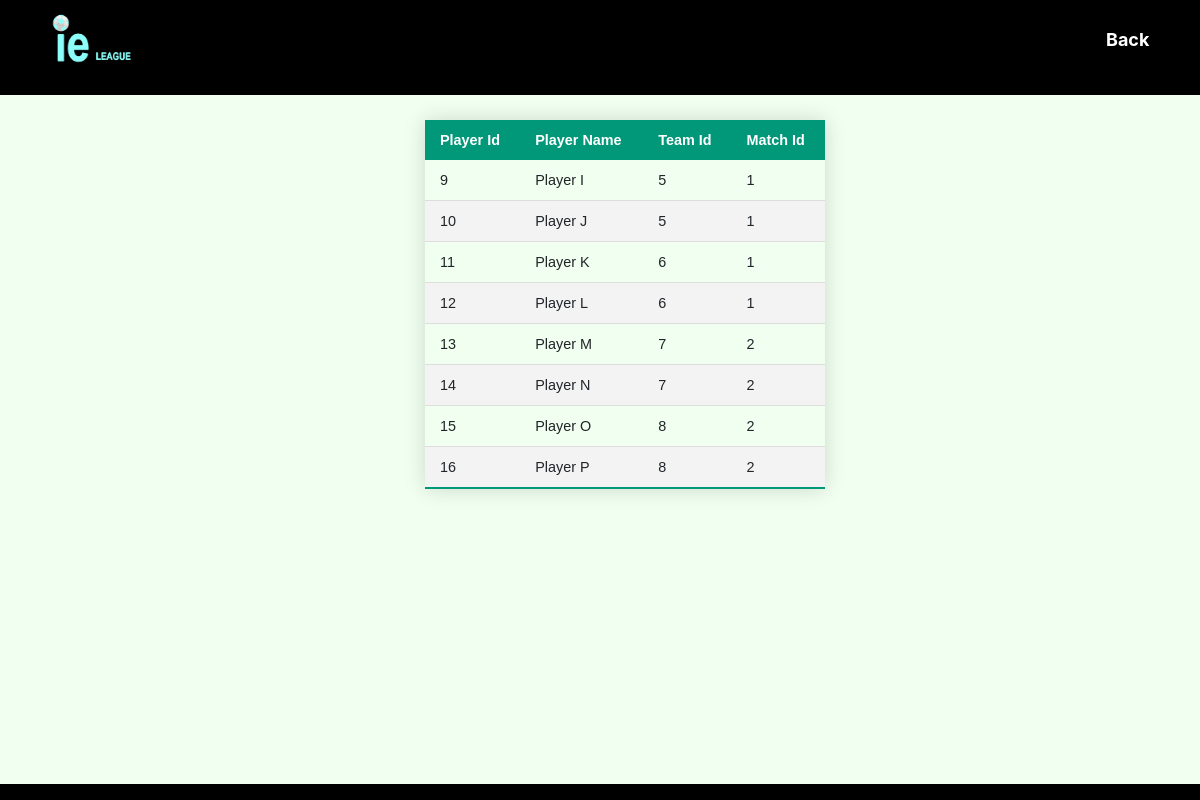
Page /Football_DB/benched_player_user.php on the committed database.
### tables this page shows
CREATE TABLE benched_player (
    player_id INT,
    player_name VARCHAR(255),
    team_id INT,
    match_id INT,
    FOREIGN KEY (player_id) REFERENCES players(player_id) ON DELETE CASCADE,
    FOREIGN KEY (team_id) REFERENCES team(team_id) ON DELETE CASCADE,
    FOREIGN KEY (match_id) REFERENCES matches(match_id) ON DELETE CASCADE,
    PRIMARY KEY (player_id, match_id)
);

### Football_DB/benched_player_user.php (the view, shortened to what this page needs)
<html>
<head>
<link rel="stylesheet" href="https://stackpath.bootstrapcdn.com/bootstrap/4.4.1/css/bootstrap.min.css">
</head>
<body style="background: honeydew;">
    <nav class="navbar background">
        <ul class="nav-list">
            <div class="logo">
			<a href= "userhome.php">
                <img src= "logo.png" >
			</a>
            </div>
							<li><a href = "match_user.php" style="margin-left:900px">Back</a></li>
		</ul>
    </nav>
<table class="styled-table">
	<thead>
		<tr>
	<th>Player Id</th>
	<th>Player Name</th>
	<th>Team Id</th>
	<th>Match Id</th>
		</tr>
	</thead>
<?php
$db_host = "localhost";
$db_username = "root";
$db_password = "";
$db_database = "fmdb";
$db = mysqli_connect($db_host, $db_username, $db_password);
mysqli_select_db($db, $db_database);
if($_SERVER["REQUEST_METHOD"]=="POST"){
$benchedplayer=$_POST["benchedplayer"];
$sql = "SELECT * FROM active_player where match_id=".$benchedplayer."";
}else{
$sql = "SELECT * FROM benched_player";}
$result = mysqli_query($db, $sql);
while($row = $result->fetch_assoc()){
echo "<tr><td>" . $row["player_id"] . "</td><td>" . $row["player_name"] . "</td><td>" . $row["team_id"] . "</td><td>" . $row["match_id"] . "</td></tr>" ;
}
?>
</table>
<nav class="footer background">
</nav>
</body>
</html>

### Football_DB/benched_player_user.php (style rules this page uses)
* { margin: 0; padding: 0; }
.navbar { display: flex; align-items: center; justify-content: center; position: sticky; top: 0; cursor: pointer; }
.footer { display: flex; align-items: center; justify-content: center; cursor: pointer; position: fixed; left: 0; bottom: 0; width: 100%; background-color: black; color: white; text-align: center; }
.background { background: black; background-blend-mode: darken; background-size: cover; }
.nav-list { width: 100%; display: flex; align-items: center; }
.logo { display: flex; justify-content: left; align-items: left; }
.logo img { width: 150px; border-radius: 10px; }
.nav-list li { list-style: none; padding: 0px 40px }
.nav-list li a { font-size: 18px; font-weight: bold; text-decoration: none; color: white; }
.styled-table { border-collapse: collapse; margin: 25px 425; font-size: 0.9em; font-family: sans-serif; min-width: 400px; box-shadow: 0 0 20px rgba(0, 0, 0, 0.15); }
.styled-table thead tr { background-color: #009879; color: #ffffff; text-align: left; }
.styled-table th, .styled-table td { padding: 12px 15px; }
.styled-table tbody tr { border-bottom: 1px solid #dddddd; }
.styled-table tbody tr:nth-of-type(even) { background-color: #f3f3f3; }
.styled-table tbody tr:last-of-type { border-bottom: 2px solid #009879; }

### rows in the picture
benched_player: player "9", player_name "Player I", team "5", match "1"
benched_player: player "10", player_name "Player J", team "5", match "1"
benched_player: player "11", player_name "Player K", team "6", match "1"
benched_player: player "12", player_name "Player L", team "6", match "1"
benched_player: player "13", player_name "Player M", team "7", match "2"
benched_player: player "14", player_name "Player N", team "7", match "2"
benched_player: player "15", player_name "Player O", team "8", match "2"
benched_player: player "16", player_name "Player P", team "8", match "2"
